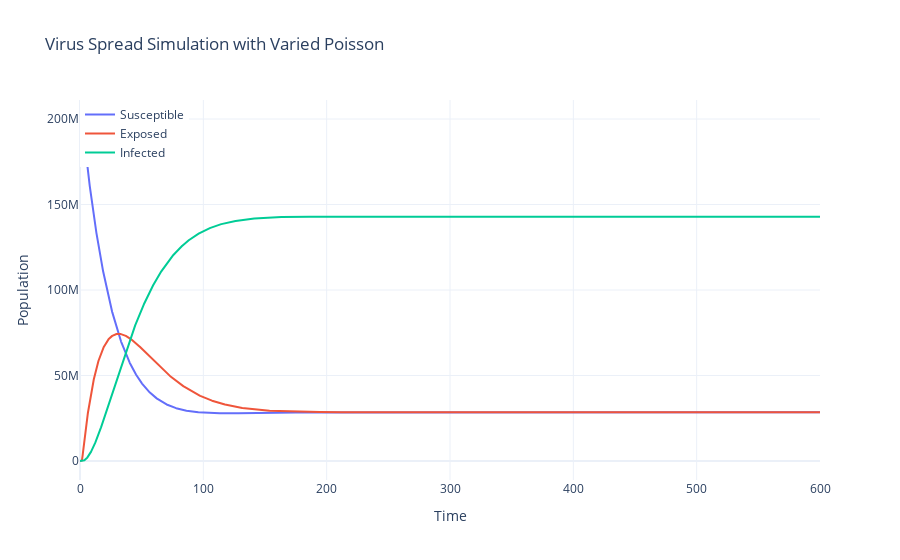

Notebook code for this chart:
### Code cell
import numpy as np
from scipy.integrate import odeint
import plotly.graph_objs as go
from plotly.subplots import make_subplots  # Import make_subplots for creating subplots

# Define the differential equations
def dS_dt(S, I, lambda_S, lambda_R, fq):
    return -lambda_S * S * fq + lambda_R * I

def dE_dt(S, E, lambda_S, fq):
    return lambda_S * S * fq - lambda_E * E

def dI_dt(I, E, lambda_E, lambda_R):
    return lambda_E * E - lambda_R * I

# Define the function for the probability f(q(t)) (Poisson distribution)
def f_q(x, lower_rate, higher_rate):
    # 5/6 of people have lower rate, 1/6 have higher rate
    # Calculate probability of having higher rate
    p_higher = 1 / 6
    p_lower = 1 - p_higher
    
    # Use Poisson distribution to determine probability f(q(t))
    rate = p_lower * lower_rate + p_higher * higher_rate
    return 1 - np.exp(-rate * x)  # Example Poisson distribution

# Function to integrate the differential equations
def simulate_virus_spread(S0, E0, I0, lambda_S, lambda_E, lambda_R, lower_rate, higher_rate, total_time, dt):
    num_steps = int(total_time / dt) + 1
    t = np.linspace(0, total_time, num_steps)

    # Initial conditions
    y0 = [S0, E0, I0]

    # Parameters
    args = (lambda_S, lambda_E, lambda_R, lower_rate, higher_rate)

    # Define the ODE system
    def system(y, t, *args):
        S, E, I = y
        lambda_S, lambda_E, lambda_R, lower_rate, higher_rate = args
        fq = f_q(I, lower_rate, higher_rate)
        dS = dS_dt(S, I, lambda_S, lambda_R, fq)
        dE = dE_dt(S, E, lambda_S, fq)
        dI = dI_dt(I, E, lambda_E, lambda_R)  # Pass E, lambda_E, lambda_R to dI_dt
        return [dS, dE, dI]

    # Integrate the ODE system
    solution = odeint(system, y0, t, args=args)

    return t, solution[:, 0], solution[:, 1], solution[:, 2]

# Parameters for simulation
S0 = 200000000  # Initial number of susceptible peers
E0 = 10    # Initial number of exposed peers
I0 = 1     # Initial number of infected peers
lambda_S = 0.035  # Rate of new file downloads per minute
lambda_E = 0.035  # Rate of becoming infected per minute
lambda_R = 0.007 # Rate of recovery per minute
lower_rate = 0.00005  # Lower infection rate for 5/6 of people
higher_rate = 0.0005  # Higher infection rate for 1/6 of people
total_time = 600    # Total simulation time
dt = 0.1            # Time step for integration

# Run simulation
t, S, E, I = simulate_virus_spread(S0, E0, I0, lambda_S, lambda_E, lambda_R, lower_rate, higher_rate, total_time, dt)

# Create Plotly figure with subplots
fig = make_subplots(rows=1, cols=1)

# Add traces for S, E, I
fig.add_trace(go.Scatter(x=t, y=S, mode='lines', name='Susceptible'), row=1, col=1)
fig.add_trace(go.Scatter(x=t, y=E, mode='lines', name='Exposed'), row=1, col=1)
fig.add_trace(go.Scatter(x=t, y=I, mode='lines', name='Infected'), row=1, col=1)

# Update layout
fig.update_layout(title='Virus Spread Simulation with Varied Poisson',
                  xaxis_title='Time',
                  yaxis_title='Population',
                  legend=dict(x=0, y=1, traceorder='normal'),
                  template = 'plotly_white')

# Show plot
fig.show()

### Figure 1 — Plotly figure (JSON) as saved in the notebook; plotly's stock layout.template omitted (floating-point values rounded to 4 significant figures; data arrays with more than 128 entries replaced by an {"elided": "..."} marker saying what was removed)
{"data": [{"mode": "lines", "name": "Susceptible", "type": "scatter", "x": {"elided": "6001 float values"}, "xaxis": "x", "y": {"elided": "6001 float values"}, "yaxis": "y"}, {"mode": "lines", "name": "Exposed", "type": "scatter", "x": {"elided": "6001 float values"}, "xaxis": "x", "y": {"elided": "6001 float values"}, "yaxis": "y"}, {"mode": "lines", "name": "Infected", "type": "scatter", "x": {"elided": "6001 float values"}, "xaxis": "x", "y": {"elided": "6001 float values"}, "yaxis": "y"}], "layout": {"legend": {"traceorder": "normal", "x": 0, "y": 1}, "title": {"text": "Virus Spread Simulation with Varied Poisson"}, "xaxis": {"anchor": "y", "domain": [0, 1], "title": {"text": "Time"}}, "yaxis": {"anchor": "x", "domain": [0, 1], "title": {"text": "Population"}}}}
